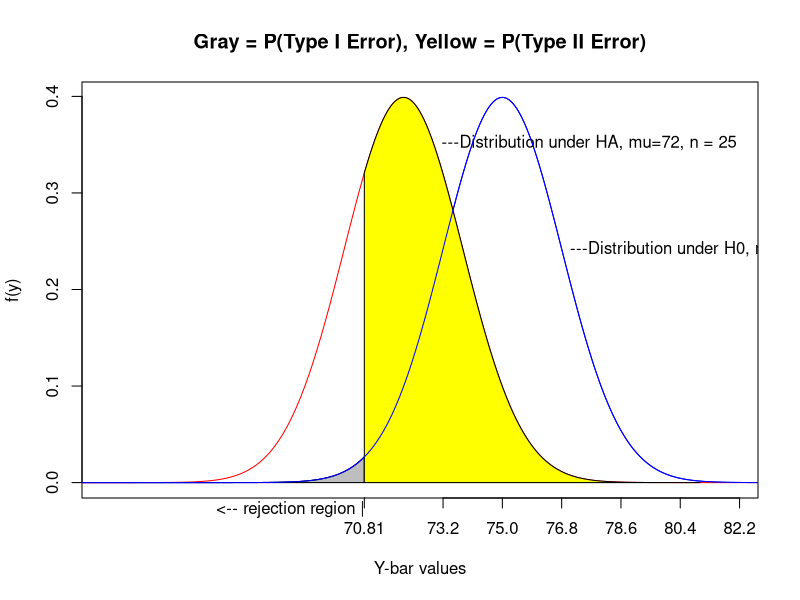
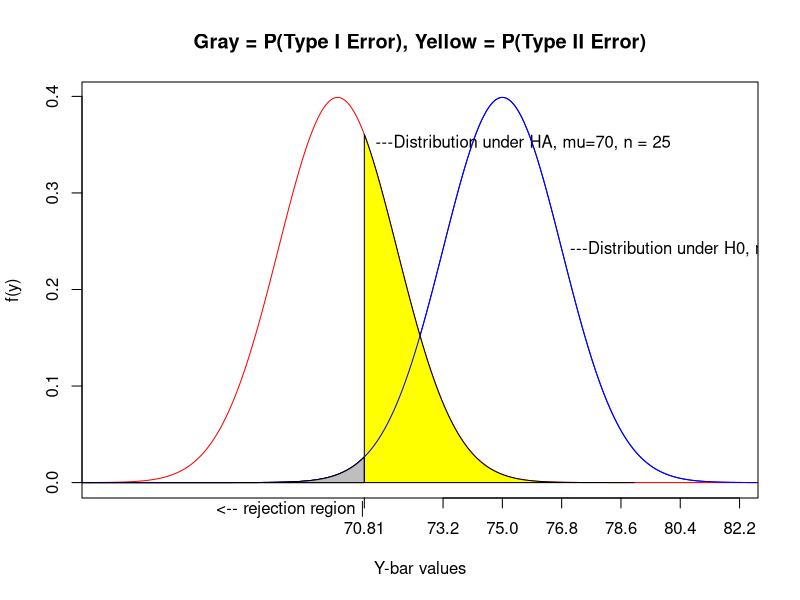
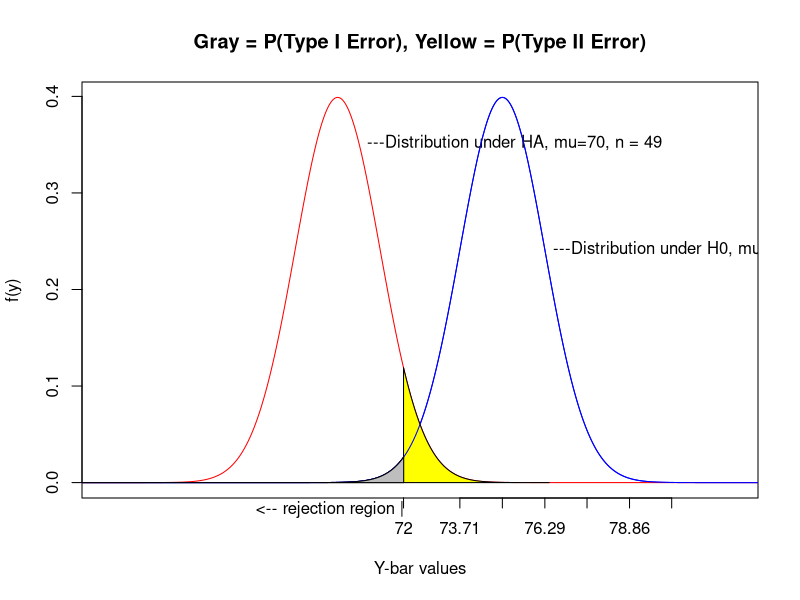
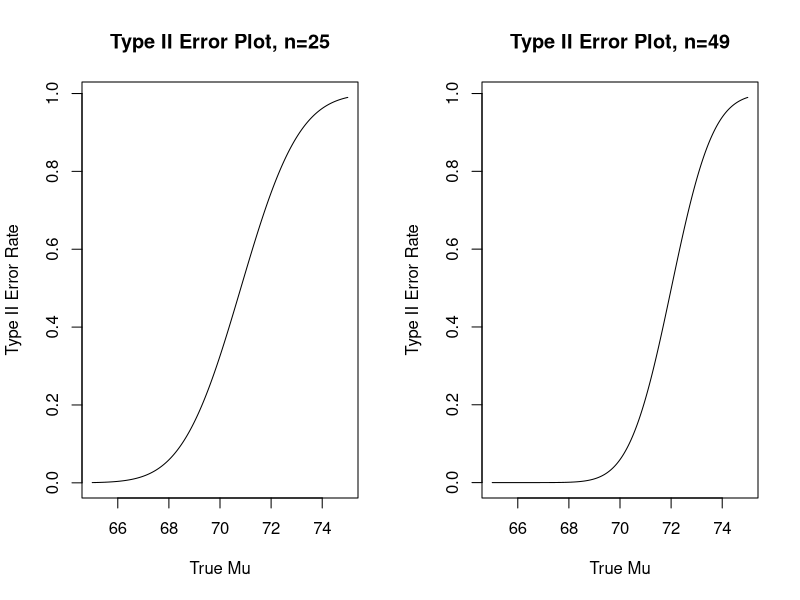
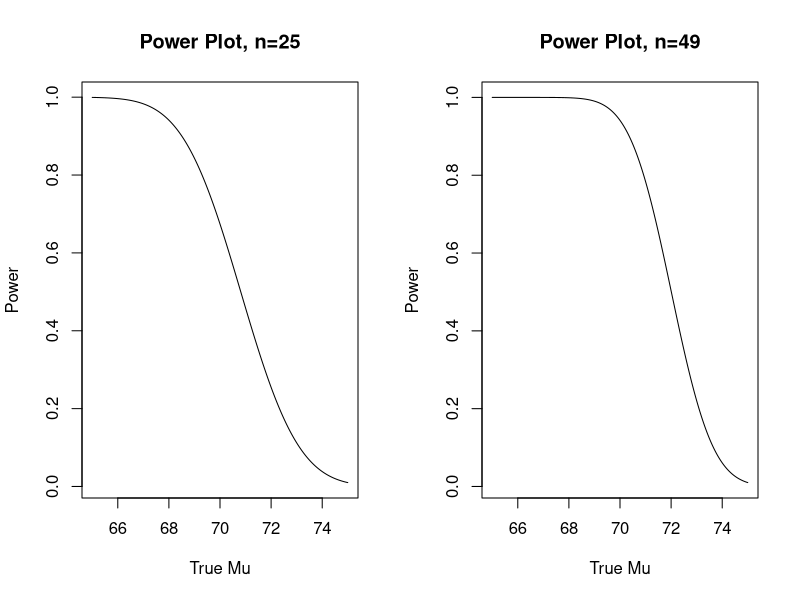
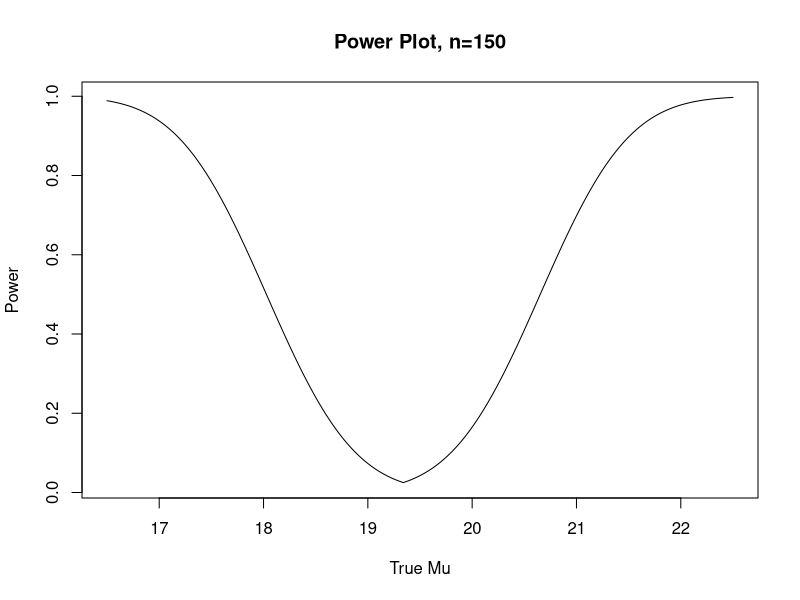
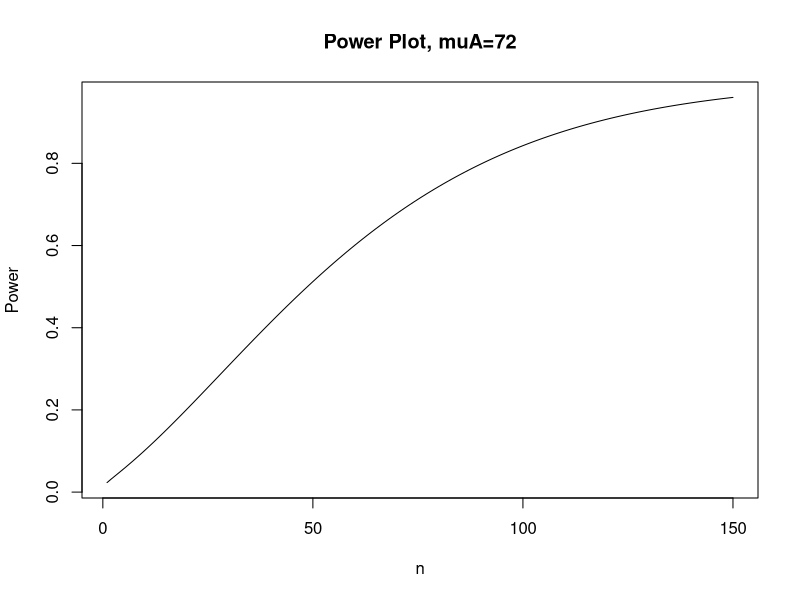
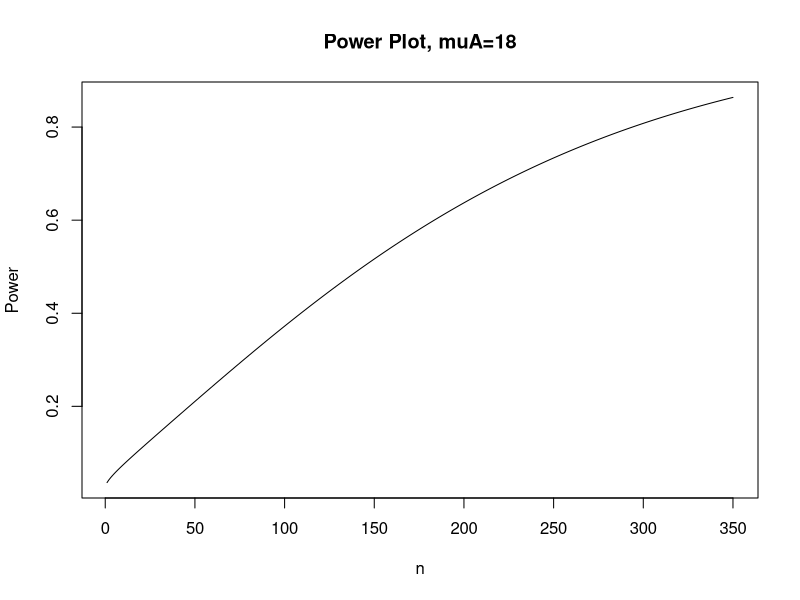

Recreate these plots in R, in order.
#Illustration of type I and type II errors
#Distribution under null is N(mu=75,sd=9/5)
mu0<-75
sd<-9/5
x<-seq(from=-10,to=10,by=0.01)

#First distribution under H0 with RR
plot(x=mu0+sd*x,y=dnorm(x),type='l',xlim=c(63,82),col="blue",xaxt="n",ylab="f(y)",xlab="Y-bar values",main="Gray = P(Type I Error), Yellow = P(Type II Error)")
axis(side=1,at=round((-1:4)*sd+mu0,2))
text("---Distribution under H0, mu=75, n = 25",x=mu0+9/5+0.25,y=dnorm(1),adj=0)

#add in rejection region, reject for y-bar < 70.81
mtext("<-- rejection region |",side=1,at=70.81,adj=1)
axis(side=1,at=70.81)
#Shade in RR
shortseq<-seq(from=-10,to=-2.33,by=0.01)
shorty<-shortseq*sd+mu0
polygon(c(shorty,rev(shorty)),c(rep(0,length(shorty)),rev(dnorm(shortseq))),col="gray")

#under HA part d, muA=72
muA<-72
lines(x=muA+sd*x,y=dnorm(x),type='l',col="red")
text("---Distribution under HA, mu=72, n = 25",x=muA+9/5*0.5+0.25,y=dnorm(0.5),adj=0)
#put in probability of a type II error
shortseqHA<-seq(from=-1.19/1.8,to=5,by=0.01)
shortyHA<-shortseqHA*sd+muA
polygon(c(shortyHA,rev(shortyHA)),c(rep(0,length(shortyHA)),rev(dnorm(shortseqHA))),col="yellow")
lines(x=mu0+sd*x,y=dnorm(x),type='l',col="blue")


par(ask=TRUE)
#First distribution under H0 with RR
plot(x=mu0+sd*x,y=dnorm(x),type='l',xlim=c(63,82),col="blue",xaxt="n",ylab="f(y)",xlab="Y-bar values",main="Gray = P(Type I Error), Yellow = P(Type II Error)")
axis(side=1,at=round((-1:4)*sd+mu0,2))
text("---Distribution under H0, mu=75, n = 25",x=mu0+9/5+0.25,y=dnorm(1),adj=0)

par(ask=FALSE)

#add in rejection region, reject for y-bar < 70.81
mtext("<-- rejection region |",side=1,at=70.81,adj=1)
axis(side=1,at=70.81)
#Shade in RR
shortseq<-seq(from=-10,to=-2.33,by=0.01)
shorty<-shortseq*sd+mu0
polygon(c(shorty,rev(shorty)),c(rep(0,length(shorty)),rev(dnorm(shortseq))),col="gray")

#under HA part e, muA=70
muA<-70
lines(x=muA+sd*x,y=dnorm(x),type='l',col="red")
text("---Distribution under HA, mu=70, n = 25",x=muA+9/5*0.5+0.25,y=dnorm(0.5),adj=0)
#put in probability of a type II error
shortseqHA<-seq(from=0.81/1.8,to=5,by=0.01)
shortyHA<-shortseqHA*sd+muA
polygon(c(shortyHA,rev(shortyHA)),c(rep(0,length(shortyHA)),rev(dnorm(shortseqHA))),col="yellow")
lines(x=mu0+sd*x,y=dnorm(x),type='l',col="blue")
#Shade in RR
shortseq<-seq(from=-10,to=-2.33,by=0.01)
shorty<-shortseq*sd+mu0
polygon(c(shorty,rev(shorty)),c(rep(0,length(shorty)),rev(dnorm(shortseq))),col="gray")




sd<-9/7

par(ask=TRUE)
#First distribution under H0 with RR
plot(x=mu0+sd*x,y=dnorm(x),type='l',xlim=c(63,82),col="blue",xaxt="n",ylab="f(y)",xlab="Y-bar values",main="Gray = P(Type I Error), Yellow = P(Type II Error)")
axis(side=1,at=round((-1:4)*sd+mu0,2))
text("---Distribution under H0, mu=75, n = 49",x=mu0+9/7+0.25,y=dnorm(1),adj=0)

par(ask=FALSE)

#add in rejection region, reject for y-bar < 70.81
mtext("<-- rejection region |",side=1,at=72.00429,adj=1)
axis(side=1,at=72.00)
#Shade in RR
shortseq<-seq(from=-10,to=-2.33,by=0.01)
shorty<-shortseq*sd+mu0
polygon(c(shorty,rev(shorty)),c(rep(0,length(shorty)),rev(dnorm(shortseq))),col="gray")

#under HA part e, muA=70
muA<-70
lines(x=muA+sd*x,y=dnorm(x),type='l',col="red")
text("---Distribution under HA, mu=70, n = 49",x=muA+9/7*0.5+0.25,y=dnorm(0.5),adj=0)
#put in probability of a type II error
shortseqHA<-seq(from=(72-70)/(9/7),to=5,by=0.01)
shortyHA<-shortseqHA*sd+muA
polygon(c(shortyHA,rev(shortyHA)),c(rep(0,length(shortyHA)),rev(dnorm(shortseqHA))),col="yellow")
lines(x=mu0+sd*x,y=dnorm(x),type='l',col="blue")
#Shade in RR
shortseq<-seq(from=-10,to=-2.33,by=0.01)
shorty<-shortseq*sd+mu0
polygon(c(shorty,rev(shorty)),c(rep(0,length(shorty)),rev(dnorm(shortseq))),col="gray")



####Power function
muAs<-seq(from=65,to=75,by=0.01)
typeIIErrors<-pnorm(qnorm(0.99)-abs(75-muAs)/(9/5))
par(mfrow=c(1,2))
plot(x=muAs,y=typeIIErrors,type="l",xlab="True Mu",ylab="Type II Error Rate",main="Type II Error Plot, n=25")
typeIIErrors2<-pnorm(qnorm(0.99)-abs(75-muAs)/(9/7))
plot(x=muAs,y=typeIIErrors2,type="l",xlab="True Mu",ylab="Type II Error Rate",main="Type II Error Plot, n=49")


typeIIErrors<-pnorm(qnorm(0.99)-abs(75-muAs)/(9/5))
par(mfrow=c(1,2))
plot(x=muAs,y=1-typeIIErrors,type="l",xlab="True Mu",ylab="Power",main="Power Plot, n=25")
typeIIErrors2<-pnorm(qnorm(0.99)-abs(75-muAs)/(9/7))
plot(x=muAs,y=1-typeIIErrors2,type="l",xlab="True Mu",ylab="Power",main="Power Plot, n=49")




############## 2 sided
par(mfrow=c(1,1))
muAs<-seq(from=16.5,to=22.5,by=0.01)
typeIIErrors<-pnorm(qnorm(0.975)-abs(19.34-muAs)/(8.2/sqrt(150)))
plot(x=muAs,y=1-typeIIErrors,type="l",xlab="True Mu",ylab="Power",main="Power Plot, n=150")


#as a function of n
muA<-72
n<-seq(from=1,to=150,by=1)
typeIIErrors<-pnorm(qnorm(0.99)-abs(75-muA)/(9/sqrt(n)))
plot(x=n,y=1-typeIIErrors,type="l",xlab="n",ylab="Power",main="Power Plot, muA=72")

muA<-18
n<-seq(from=1,to=350,by=1)
typeIIErrors<-pnorm(qnorm(0.975)-abs(19.34-muA)/(8.2/sqrt(n)))
plot(x=n,y=1-typeIIErrors,type="l",xlab="n",ylab="Power",main="Power Plot, muA=18")



